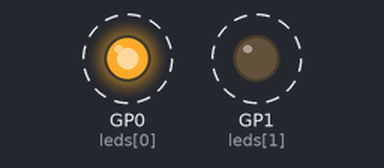
Recording of a program running on a simulated Raspberry Pi Pico running MicroPython. Shown: output pins drawn as LEDs (lit = HIGH). Dashed ring = blinking.

Above: at 0.1 s.
Timing chart, 0 to 3.0 s (numbered marks = the images above):
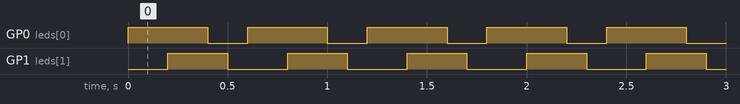

The program:

waterfall_light_led.py
```python
from machine import Pin
import utime
# define led pin
leds = [Pin(i,Pin.OUT) for i in range(0,2)]
if __name__ == '__main__':
    while True:
        # waterfall led on
        for n in range(0,2):
            leds[n].value(1)
            utime.sleep_ms(200)
        # waterfall led off
        for n in range(0,2):
            leds[n].value(0)
            utime.sleep_ms(100)
```

Measured:
- by itself, GP0 (leds[0]): alternates HIGH for 0.40 s and LOW for 0.20 s
- by itself, GP1 (leds[1]): alternates HIGH for 0.30 s and LOW for 0.30 s
- by itself, everything shown: repeats every 0.60 s, in 4 steps
